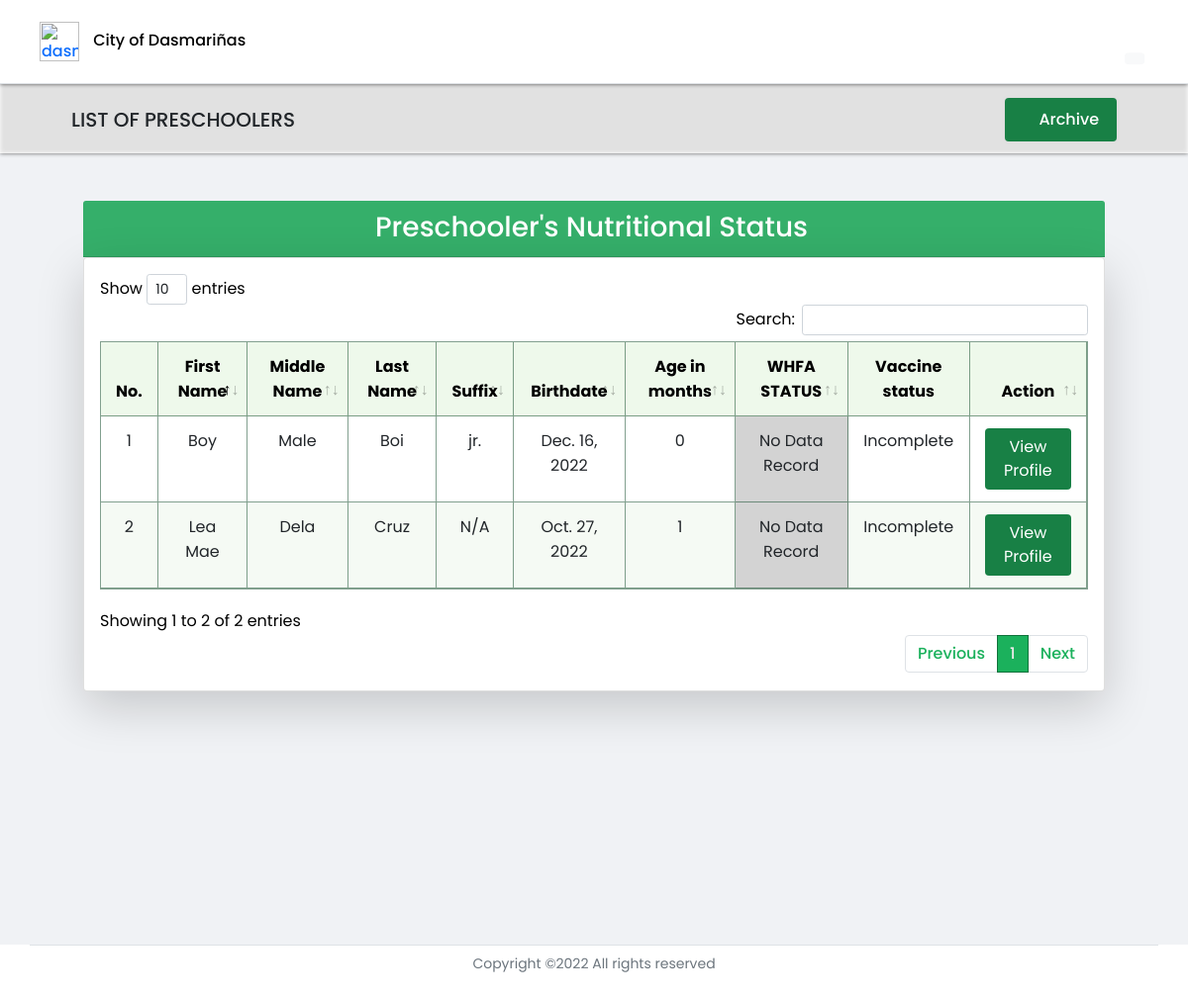
Before: /preschooler_dashboard (signed in) with the older database file.
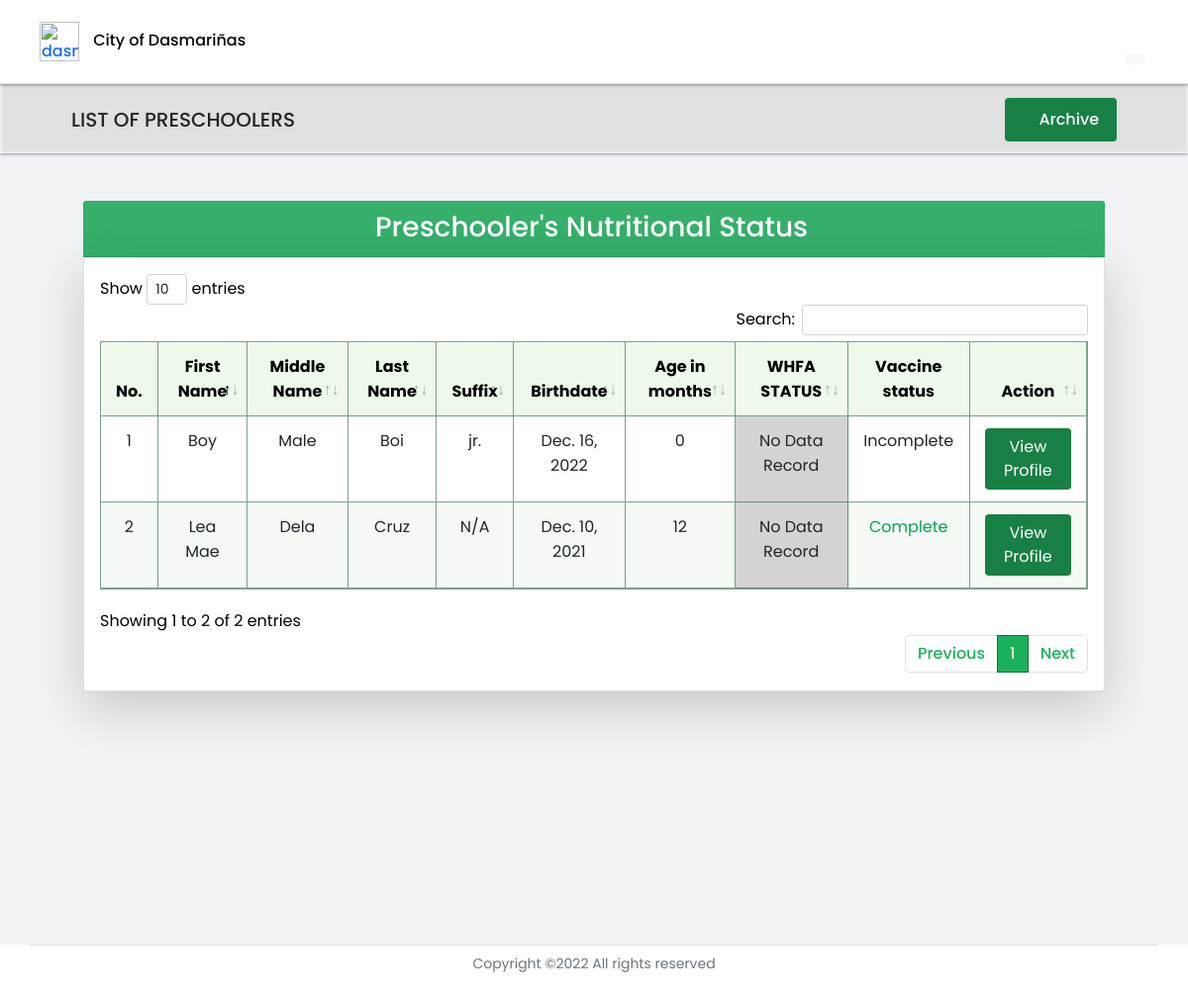
After: the same page with the newer database file.
### profilingApp/models.py (models this page shows, shortened)
class Preschooler(Model):
    GENDER = [('Male', 'Male'),
              ('Female', 'Female'),]
    parent = models.ForeignKey(Parent, on_delete=CASCADE)
    first_name = models.CharField(max_length=100)
    last_name = models.CharField(max_length=100)
    middle_name = models.CharField(max_length=100)
    suffix_name = models.CharField(max_length=100, null=True, blank=True)
    birthday = models.DateField(null=True, blank=True)
    height = models.FloatField(null=True)
    weight = models.FloatField(null=True)
    gender = models.CharField(max_length=100, choices=GENDER, null=True)
    date_measured = models.DateField(null=True, blank=True)
    health_problem = models.CharField(max_length=500, null=True, blank=True)
    history= HistoricalRecords()
    objects = models.Manager()
    lt_60_objects = PreschoolerManagerLess()
    gte_60_objects = PreschoolerManagerGreater()
    def age_months(self):
        today = date.today()
        try:
            date_diff = today - self.birthday
            in_days = date_diff.days
            return int((in_days) / (365 / 12))
        except:
             return 'Undefined'
    def whfa(self):
        calculator = Calculator(adjust_height_data=False, adjust_weight_scores=False,
                       include_cdc=False, logger_name='pygrowup',
                       log_level='INFO')
        try:
            date_diff = self.date_measured - self.birthday
            in_days = date_diff.days
            age_months = int((in_days) / (365 / 12))
            return float(calculator.wfl(self.weight, age_months, helpers.get_good_sex(str(self.gender)), self.height))
        except:
            pass
    def vaccine_count(self):
        return Vaccine.objects.filter(vax_preschooler=self).count()

### profilingApp/views.py (the view)
# urls.py: path('preschooler_dashboard', views.preschooler_dashboard, name='preschooler_dashboard'),
def preschooler_dashboard(request):
    if request.user.is_authenticated and request.user.user_type == 'BHW':
        bhw_logged = BarangayHealthWorker.objects.get(user_id=request.user.id)
        parents = Parent.objects.filter(barangay=bhw_logged.bhw_barangay)
        preschooler = Preschooler.lt_60_objects.filter(parent__in=(parents))
        preschooler_60months = Preschooler.gte_60_objects.filter(parent__in=(parents))
        context = {'bhw' : bhw_logged,
                   'preschoolers': preschooler,
                   'archive_preschoolers' : preschooler_60months}
        return render(request, 'activities/BHW Preschooler Dashboard.html', context)
    elif request.user.is_authenticated and request.user.user_type == 'Admin':
        return redirect('admin_home')
    elif request.user.is_authenticated and request.user.user_type == 'P/G':
        return redirect('parent_home')

### profilingApp/models.py (called while the page is built)
    def get_queryset(self):
        greater_than_60_mon = datetime.today() - relativedelta(months=60)
        return super().get_queryset().filter(birthday__gt=greater_than_60_mon)

    def get_queryset(self):
        less_than_60_mon = datetime.today() - relativedelta(months=60)
        return super().get_queryset().filter(birthday__lte=less_than_60_mon)

### profilingApp/templates/activities/BHW Preschooler Dashboard.html (shortened to what the changed rows need)
{% extends 'activities/BHW Home.html' %}
{% load static %}
{% block dashboard %}
</head>
<body>
<div id="grid" class="container-fluid" style="margin-top:85px;">
<div class="container text-black">
    <div class="row">
        <div class="col">
            <div class="card shadow-lg p-3 bg-white rounded">
                <div class="table-responsive">
                    <table class="table table-hover table-cell-border" id="preschooler_bmi" >
                        <thead>
                            <tr style="text-align: center;">
                                <th scope="col">No.</th>
                                <th scope="col">First Name</th>
                                <th scope="col">Middle Name</th>
                                <th scope="col">Last Name</th>
                                <th scope="col">Suffix</th>
                                <th scope="col">Birthdate</th>
                                <th scope="col">Age in months</th>
                                <th scope="col">WHFA STATUS</th>
                                <th scope="col">Vaccine status</th>
                                <th scope="col" class="nosort text-center">Action</th>
                            </tr>
                        </thead>
                        <tbody>
                            {% for preschooler in preschoolers %}
                            <tr style="text-align: center;">
                                <td></td>
                                <td>{{ preschooler.first_name }}</td>
                                <td>{{ preschooler.middle_name }}</td>
                                <td>{{ preschooler.last_name }}</td>
                                {% if preschooler.suffix_name is None %}
                                    <td>N/A</td>
                                {% elif preschooler.suffix_name == '' %}
                                    <td>N/A</td>
                                {% else %}
                                    <td>{{ preschooler.suffix_name }}</td>
                                {% endif %}
                                <td>{{ preschooler.birthday }}</td>
                                <td>{{ preschooler.age_months }}</td>
                                {% if preschooler.whfa is None %}
                                    {% if preschooler.height < 45.0 %}
                                        <td class="bg-info" > Special Case <p class="text-muted text-small m-0"> (Too Small for WHFA Tagging) </p></td>
                                    {% elif preschooler.height > 110.0 %}
                                        <td class="bg-info" > Special Case <p class="text-muted text-small m-0"> (Too Tall for WHFA Tagging) </p></td>
                                    {% else %}
                                        <td style="background-color: rgb(211, 211, 211);"> No Data Record </td>
                                    {% endif %}
                                {% elif preschooler.whfa > 3.0%}
                                    <td style="background-color: rgb(242, 98, 33);"> Obese ({{ preschooler.whfa }})</td>
                                {% elif preschooler.whfa > 2.0 and preschooler.whfa <= 3.0 %}
                                    <td style="background-color: rgb(242, 98, 33);"> Overweight ({{ preschooler.whfa }})</td>
                                {% elif preschooler.whfa >= -2.0 and preschooler.whfa <= 2.0 %}
                                    <td style="background-color: rgb(0, 165, 79);"> Normal ({{ preschooler.whfa}})</td>
                                {% elif preschooler.whfa >= -3.0 and preschooler.whfa < -2.0 %}
                                    <td style="background-color: rgb(255, 241, 2);"> Moderately Wasted ({{ preschooler.whfa }})</td>
                                {% else %}
                                    <td style="background-color: rgb(238, 29, 35);"> Severely Wasted ({{preschooler.whfa }})</td>
                                {% endif %}
                                {% if preschooler.vaccine_count == 8 %}
                                    <td style="color: rgb(0, 165, 79);">Complete</td>
                                {% else %}
                                    <td>Incomplete</td>
                                {% endif %}
                                <td style="text-align: center;">
                                    <div>
                                        <a href="{% url 'preschooler_profile' preschooler.id %}"><button type="button" style="background-color: #188045; color: white;" class="btn">View Profile</button></a>
                                    </div>
                                </td>
                            </tr>
                            {% endfor %}
                        </tbody>
                    </table>
                </div>
            </div>
        </div>
    </div>
</div>
</div>
{% endblock %}

Changed rows visible on the page:
changed Preschooler "Lea Mae": birthday "Oct. 27, 2022" → "Dec. 10, 2021"; age_months "1" → "12"; text "Incomplete" → "Complete"
